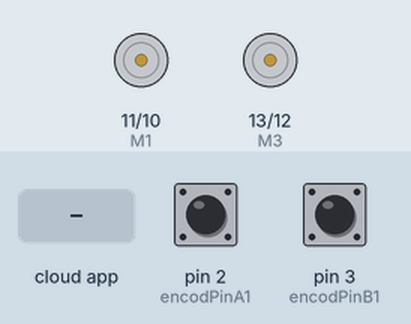
This sketch was run on a simulated Arduino Uno, built with avr-gcc and run on an emulated ATmega328P. Parts: motor-driver pin pairs drawn as motors (green arrow = first pin HIGH = forward, orange = second pin HIGH = backward, longer = more drive). Inputs (shaded band) come from the test bench; at power-on: pin 2 (encodPinA1) HIGH, pin 3 (encodPinB1) HIGH. The ROS host is connected and sends only what is stated.

Above: at 1.2 s.
1.3 s: the phone or cloud app sets angular.z to -100
At 3.7 s:
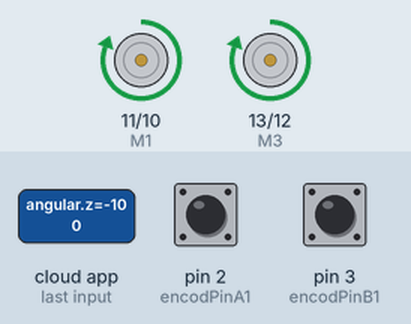
4.3 s: the phone or cloud app sets linear.x to -100
At 5.1 s:
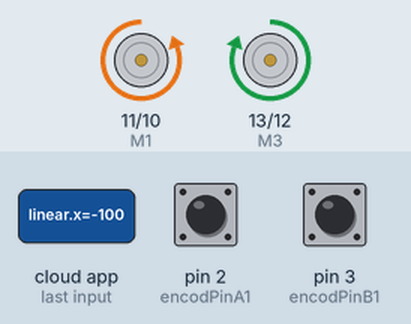
5.8 s: the phone or cloud app sets linear.x to 100
At 6.3 s:
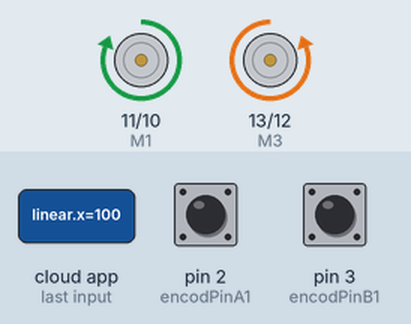
7.3 s: the phone or cloud app sets linear.x to 0
At 8.5 s:
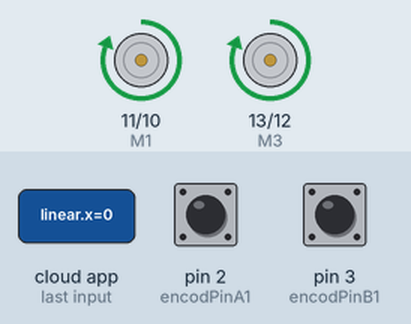
8.8 s: the phone or cloud app sets angular.z to 100
At 9.7 s:
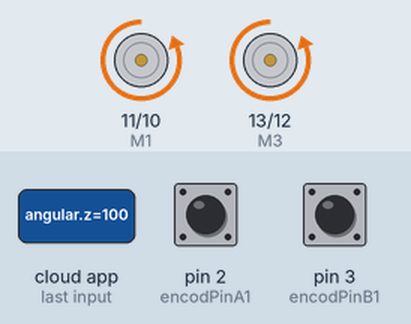
10.3 s: the phone or cloud app sets angular.z to 0
At 10.9 s:
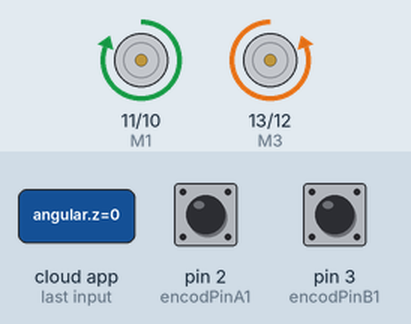
Timing chart, 0 to 12.8 s (numbered marks = the images above; inputs shaded):
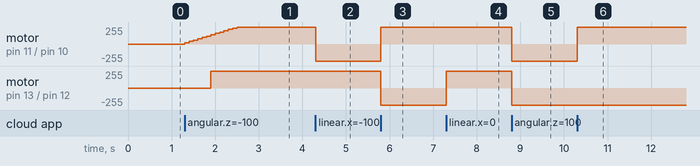

The sketch:

pid.ino
```cpp
#include <PID_v1.h>
#include <ros.h>
#include <std_msgs/String.h>
#include <std_msgs/Float32.h>
#include <geometry_msgs/Vector3Stamped.h>
#include <geometry_msgs/Twist.h>
#include <nav_msgs/Odometry.h>
#include <ros/time.h>
#define encodPinA1      2                       // Quadrature encoder A pin
#define encodPinB1      3                       // Quadrature encoder B pin
#define M1              11                       // PWM outputs to L298N H-Bridge motor driver module
#define M2              10
#define M3              13                       // PWM outputs to L298N H-Bridge motor driver module
#define M4              12
#define LOOPTIME        100
#define trig1 4
#define trig2 5
#define trig3 6
#define echo1 7
#define echo2 8
#define echo3 9

double kpL = 0 , kiL = 200000 , kdL = 0;             // modify for optimal performance
double inputL = 0, outputL = 0, setpointL = 0;
double kpR = 0, kiR = 200000, kdR = 0;             // modify for optimal performance
double inputR = 0, outputR = 0, setpointR = 0;
long temp;
volatile long encoderPosL = 0, encoderPosR = 0;
double v_L, v_R;
unsigned long lastMilli = 0;
PID myPIDL(&inputL, &outputL, &setpointL, kpL, kiL, kdL, DIRECT);  // if motor will only run at full speed try 'REVERSE' instead of 'DIRECT'
PID myPIDR(&inputR, &outputR, &setpointR, kpR, kiR, kdR, DIRECT);
int distancefr=0, distanceleft=0, distanceright=0, durationfr=0, durationleft=0, durationright=0;

const byte noCommLoopMax = 10;                //number of main loops the robot will execute without communication before stopping
unsigned int noCommLoops = 0;

const float diameter = 0.065;                   //Wheel radius, in m
const float wheelbase = 0.20;               //Wheelbase, in m

float speed_req = 0;                         //Desired linear speed for the robot, in m/s
float angular_speed_req = 0;                 //Desired angular speed for the robot, in rad/s

float speed_req_left = 0;                    //Desired speed for left wheel in m/s                //Actual speed for left wheel in m/s
float speed_cmd_left = 0;                    //Command speed for left wheel in m/s

float speed_req_right = 0;                   //Desired speed for right wheel in m/s


ros::NodeHandle nh;
//function that will be called when receiving command from host
void handle_cmd (const geometry_msgs::Twist& cmd_vel) {                                                //Reset the counter for number of main loops without communication
  speed_req = cmd_vel.linear.x;                                     //Extract the commanded linear speed from the message

  angular_speed_req = cmd_vel.angular.z;                            //Extract the commanded angular speed from the message

  speed_req_left = speed_req - angular_speed_req * (wheelbase / 2); //Calculate the required speed for the left motor to comply with commanded linear and angular speeds
  speed_req_right = speed_req + angular_speed_req * (wheelbase / 2); //Calculate the required speed for the right motor to comply with commanded linear and angular speeds
}

ros::Subscriber<geometry_msgs::Twist> cmd_vel("cmd_vel", handle_cmd);   //create a subscriber to ROS topic for velocity commands (will execute "handle_cmd" function when receiving data)
geometry_msgs::Vector3Stamped speed_msg;                                //create a "speed_msg" ROS message
std_msgs::Float32 left_msg, right_msg ;
nav_msgs::Odometry odom;
ros::Publisher speedLeft("speed_wheel_left", &left_msg);
ros::Publisher speedRight("speed_wheel_right", &right_msg);
ros::Publisher odom_pub("odom", &odom);
   void RobotMove(int action)
{
  switch (action)
  {
  case 0:
  digitalWrite(M1,0);
  digitalWrite(M2,0);
  digitalWrite(M3,0);
  digitalWrite(M4,0);
  break;
  case 1:  //Turn right
  digitalWrite(M1,1);
  digitalWrite(M2,0);
  digitalWrite(M3,0);
  digitalWrite(M4,1);
  break;
  case 2: //Turn left
  digitalWrite(M1,1);
  digitalWrite(M2,0);
  digitalWrite(M3,1);
  digitalWrite(M4,0);
  break;
  case 3: //Go straight
  digitalWrite(M1,1);
  digitalWrite(M2,0);
  digitalWrite(M3,0);
  digitalWrite(M4,1);
  break;
  case 4:
  digitalWrite(M2,0);
  analogWrite(M1,255/2);
  digitalWrite(M4,0);
  analogWrite(M3,255/2);

  break;
}}
int frontdistance()
{
  digitalWrite(trig1,0);
  delayMicroseconds(2);
  digitalWrite(trig1,1);    // phát xung từ chân trig
  delayMicroseconds(5);     // xung có độ dài 5 microSeconds
  digitalWrite(trig1,0);    // tắt chân trig
  durationfr = pulseIn(echo1,HIGH);
  distancefr = int(durationfr/2/29.412);
  return distancefr;
}
int leftdistance()
{
  digitalWrite(trig2,0);
  delayMicroseconds(2);
  digitalWrite(trig2,1);    // phát xung từ chân trig
  delayMicroseconds(5);     // xung có độ dài 5 microSeconds
  digitalWrite(trig2,0);    // tắt chân trig
  durationleft = pulseIn(echo2,HIGH);
  distanceleft = int(durationleft/2/29.412);
  return distanceleft;
}
int rightdistance()
{
  digitalWrite(trig3,0);
  delayMicroseconds(2);
  digitalWrite(trig3,1);
  delayMicroseconds(5);
  digitalWrite(trig3,0);
  durationright = pulseIn(echo3,HIGH);
  distanceright = int(durationright/2/29.412);
  return distanceright;
}
void Avoider()
{
  int dis_fr = frontdistance();
  int dis_left = leftdistance();
  int dis_right = rightdistance();
  int max_distance;
  if(dis_fr > 30)
  {
    RobotMove(3);
    delay(10000);
  }
    if(dis_fr < 30)
    {
      RobotMove(4);
      delay(500);
      RobotMove(0);
      delay(500);
      max_distance = max(dis_left,dis_right);
      if(max_distance == dis_left)
      {
        RobotMove(2);
        delay(500);
      }
      else
      {
        if(max_distance == dis_right)
        {
          RobotMove(1);
          delay(500);
        }
      }}}
void setup() {
  pinMode(encodPinA1, INPUT_PULLUP);                  // quadrature encoder input A
  pinMode(encodPinB1, INPUT_PULLUP);
    pinMode(M1, OUTPUT);
     pinMode(M2, OUTPUT);
      pinMode(M3, OUTPUT);
       pinMode(M4, OUTPUT); // quadrature encoder input A
  attachInterrupt(0, encoderL, FALLING);
  attachInterrupt(1, encoderR, FALLING); // update encoder position v
  nh.initNode();                            //init ROS node
  nh.getHardware()->setBaud(57600);         //set baud for ROS serial communication
  nh.subscribe(cmd_vel);                    //suscribe to ROS topic for velocity commands
  nh.advertise(speedLeft);
  nh.advertise(speedRight);
  myPIDL.SetMode(AUTOMATIC);
  myPIDL.SetSampleTime(1);
  myPIDL.SetOutputLimits(0, 255);
  myPIDR.SetMode(AUTOMATIC);
  myPIDR.SetSampleTime(1);
  myPIDR.SetOutputLimits(0, 255);
    pinMode(trig1,OUTPUT);
  pinMode(trig2,OUTPUT);
  pinMode(trig3,OUTPUT);
  pinMode(echo1,INPUT);
  pinMode(echo2,INPUT);
  pinMode(echo3,INPUT);
}

void loop() {

  // data from encoder
  // monitor motor position
  nh.spinOnce();
  if ((millis() - lastMilli) >= LOOPTIME)
  { // enter timed loop
    lastMilli = millis();
  //  Avoider();
    if (speed_req_left < 0) {
      setpointL =-speed_req_left;
       inputL = (encoderPosL / 550.00) * 10 * 3.14 * diameter;
      encoderPosL = 0;
      myPIDL.Compute();
      analogWrite(M1, 255-outputL);                           // drive motor CW
      digitalWrite(M2, HIGH);
      left_msg.data = -inputL;

    }
    if (speed_req_left >= 0) {
      setpointL = (speed_req_left);
      inputL = (encoderPosL / 550.00) * 10 * 3.14 * diameter ;
       encoderPosL = 0;
      myPIDL.Compute();
      analogWrite(M1, outputL);                             // drive motor CW
      digitalWrite(M2, LOW);
      left_msg.data = inputL;


    }
    if (speed_req_right < 0) {
      setpointR =-speed_req_right;
      inputR = (encoderPosR / 550.00) * 10 * 3.14 * diameter;
       encoderPosR = 0;
      myPIDR.Compute();
       analogWrite(M3, outputR);                           // drive motor CW
      digitalWrite(M4, LOW);
      right_msg.data = -inputR;

    }

    if (speed_req_right >= 0) {
      setpointR = (speed_req_right);
      inputR = (encoderPosR / 550.00) * 10 * 3.14 * diameter;
       encoderPosR = 0;
      myPIDR.Compute();
      analogWrite(M3, 255-outputR);                             // drive motor CW
      digitalWrite(M4, HIGH);
     right_msg.data = inputR;

    }
    speedLeft.publish( &left_msg );
    speedRight.publish( &right_msg );
  }

  // drive L298N H-Bridge module
}


void encoderL()  {                                     // pulse and direction, direct port reading to save cycles
  if (digitalRead(encodPinA1) == LOW )  encoderPosL++;          // if(digitalRead(encodPinB1)==HIGH)   count ++;            // if(digitalRead(encodPinB1)==LOW)   count --;
}
void encoderR()  {                                     // pulse and direction, direct port reading to save cycles
  if (digitalRead(encodPinB1) == LOW )  encoderPosR++;          // if(digitalRead(encodPinB1)==HIGH)   count ++;            // if(digitalRead(encodPinB1)==LOW)   count --;
}
```

Measured:
- after the input at 1.3 s, motor on pin 11 (M1) / pin 10 (M2): moves from stopped to forward 255/255 over 1.2 s, starting at once; motor on pin 13 (M3) / pin 12 (M4): stopped → forward 255/255 after 0.60 s
- after the input at 4.3 s, motor on pin 11 (M1) / pin 10 (M2): forward 255/255 → backward 255/255 at once
- after the input at 5.8 s, motor on pin 11 (M1) / pin 10 (M2): backward 255/255 → forward 255/255 at once; motor on pin 13 (M3) / pin 12 (M4): forward 255/255 → backward 255/255 at once
- after the input at 7.3 s, motor on pin 13 (M3) / pin 12 (M4): backward 255/255 → forward 255/255 at once
- after the input at 8.8 s, motor on pin 11 (M1) / pin 10 (M2), motor on pin 13 (M3) / pin 12 (M4): forward 255/255 → backward 255/255 at once
- after the input at 10.3 s, motor on pin 11 (M1) / pin 10 (M2): backward 255/255 → forward 255/255 at once
